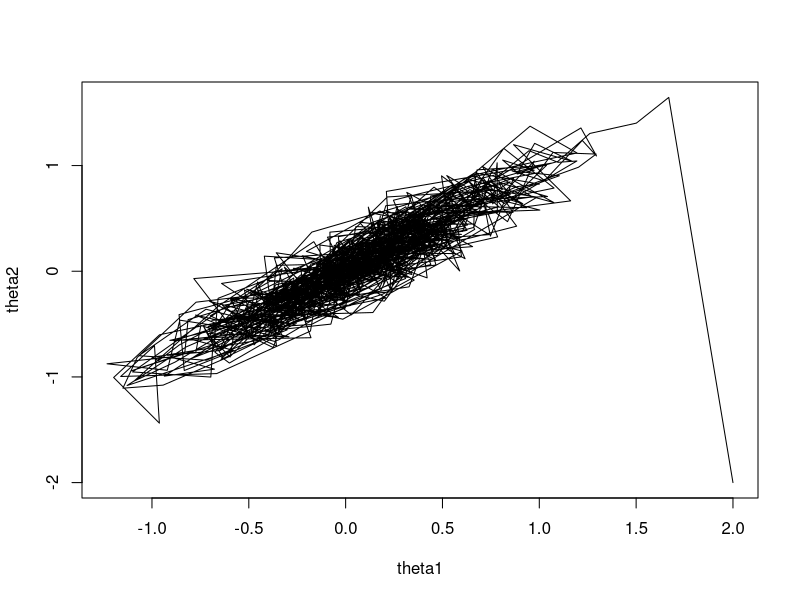
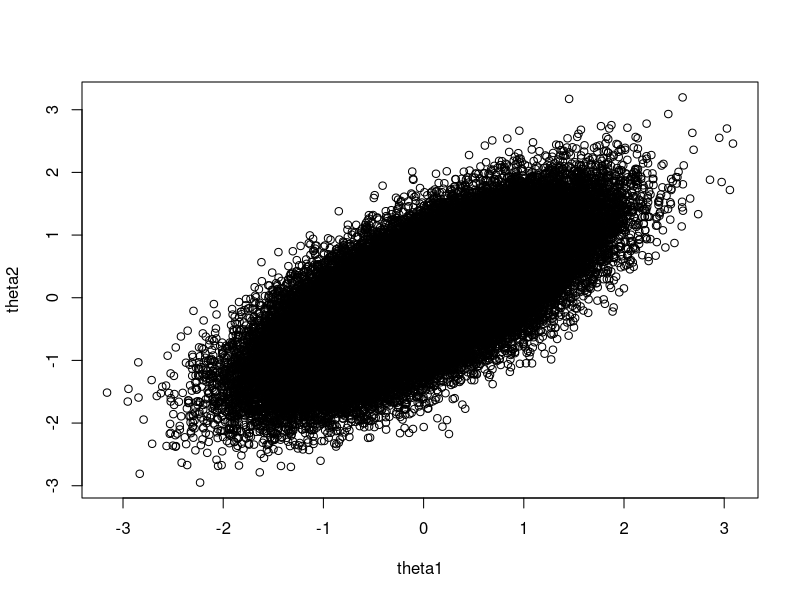
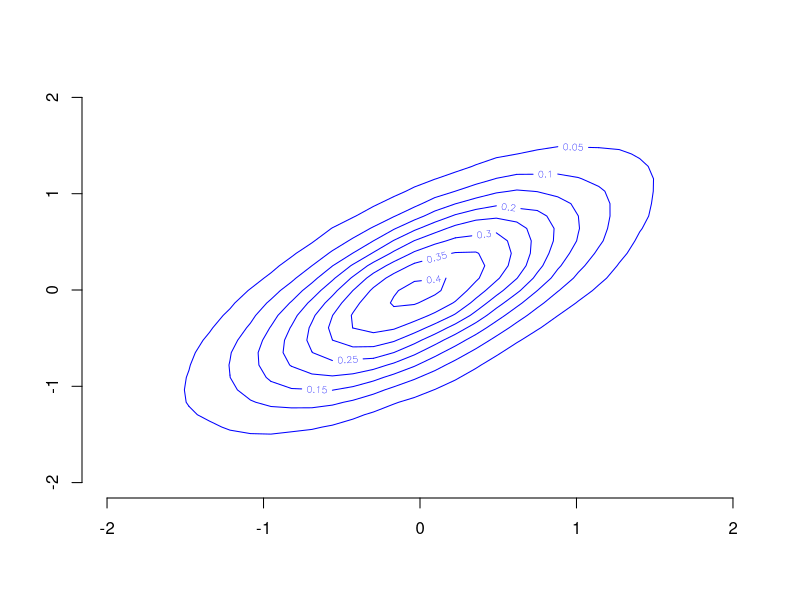

Write R code to recreate these figures, in order. (Note: this script raises an error after producing the figures.)

##Gibbs sampler demonstration

bvnGibbs <- function(B0, rho, R) {

	s <- 1 - rho^2

	out <- matrix(0, R, 2)
	
	out[1,2] <- rnorm(1, rho * B0[1], s)
	out[1,1] <- rnorm(1, rho * out[1,2], s) 
	
	
	for(i in 2:R) {
		
		out[i,2] <- rnorm(1, rho * out[(i-1), 1], s)
		out[i,1] <- rnorm(1, rho * out[i, 2], s)
	
	}
	
	out <- rbind(B0, out)
	colnames(out) <- c("theta1", "theta2")
	return(out)

}

system.time(
	gibbs <- bvnGibbs(c(2,-2), 0.9, 1000)
)

plot(gibbs, type="l")

##Contour plot
library(KernSmooth)
est <- bvnGibbs(c(0,0), 0.7, 100000)
plot(est)

fit <- bkde2D(as.matrix(est[-1,]), c(0.1, 0.1))
contour(fit$x1, fit$x2, fit$fhat, col="blue", xlim=c(-2,2), ylim=c(-2,2), frame.plot=FALSE)

##MCMC Pack
##Prep and Clean data
epa <- read.csv("vehicles_2015.csv")
cyl <- which(is.na(epa$cylinders) | epa$cylinders > 8 | epa$cylinders == 3 | epa$cylinders == 5)
length(cyl)

gas <- epa[-cyl,]
dim(gas)



x <- seq(0.02, 40.02, by=0.05)
s <- var(gas$fuel_cost/100)

ig1 <- dinvgamma(x, 0.001, 0.001)
ig2 <- dinvgamma(x, 2, s)

plot(x, ig1, type="l", col="blue", lwd=2, ylim=c(0,0.07), ylab="density")
lines(x, ig2, col="red", lwd=2)



library(MCMCpack)
library(coda)


f <- formula(gas$fuel_cost/100 ~ gas$mpg_combined + factor(gas$cylinders))


system.time(
  bayesreg <- MCMCregress(formula=f, burnin=2000, mcmc=20000, thin=2,
                          b0=0, B0=0.1, c0=2, d0=var(gas$fuel_cost/100))
)


dim(bayesreg)
head(bayesreg)

summary(bayesreg[,2])

plot(density(bayesreg[,2]), col="blue", lwd=3)

qqnorm(bayesreg[,5])
qqline(bayesreg[,5])

plot(density(gas$mpg_combined))


quantile(bayesreg[,2])



traceplot(bayesreg[,2])
densityplot(bayesreg[,2])
xyplot(bayesreg)

raftery.diag(bayesreg)


bayesregC <- MCMCregress(f, beta.start=0, burnin=0, mcmc=22000, thin=1)
str(bayesregC)

bayesregT <- mcmc(bayesregC[2001:22000,])

plot(bayesregC)
traceplot(bayesregT)


##CHECKING CONVERGENCE
